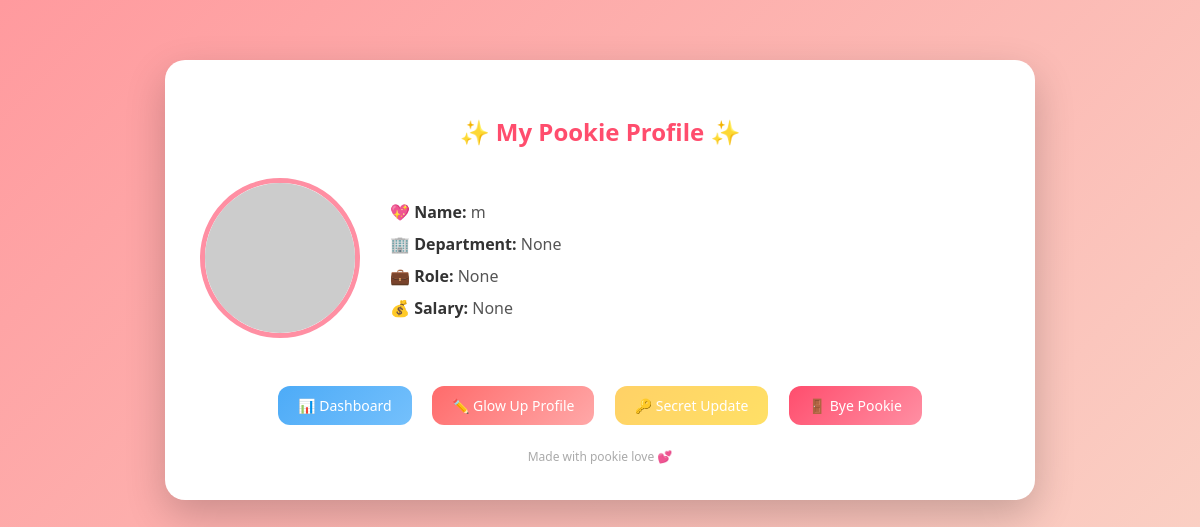
Page /profile/ (signed in) on the committed database.
### employees/models.py (models this page shows, shortened)
class ProfileModel(models.Model):
    user = models.OneToOneField(
        User,
        on_delete=models.CASCADE,
        related_name='profile'
    )
    department = models.CharField(max_length=100, null=True, blank=True)
    designation = models.CharField(max_length=100, null=True, blank=True)
    salary = models.DecimalField(max_digits=10, decimal_places=2, null=True, blank=True)
    photo = models.ImageField(upload_to='profile_photos/', null=True, blank=True)

### employees/views.py (the view)
# urls.py: path('profile/', profile_view, name='profile'),
@login_required
def profile_view(request):
    profile, created = ProfileModel.objects.get_or_create(user=request.user)
    return render(request, 'myapp/Auth/profile.html', {'profile': profile})

### employees/templates/myapp/Auth/profile.html (shortened to what this page needs)
<!DOCTYPE html>
<html lang="en">
<head>
</head>
<body>
<div class="container">
    <h2>✨ My Pookie Profile ✨</h2>
    <div class="profile-card">
        <div class="profile-img">
            {% if profile.photo %}
                <img src="{{ profile.photo.url }}" alt="Profile Photo">
            {% else %}
                <img src="https://via.placeholder.com/150" alt="No Image">
            {% endif %}
        </div>
        <div class="profile-info">
            <p><span class="label">💖 Name:</span> {{ profile.user.username }}</p>
            <p><span class="label">🏢 Department:</span> {{ profile.department }}</p>
            <p><span class="label">💼 Role:</span> {{ profile.designation }}</p>
            <p><span class="label">💰 Salary:</span> {{ profile.salary }}</p>
        </div>
    </div>
    <div class="actions">
        <a href="{% url 'dashboard' %}" class="dashboard">📊 Dashboard</a>
        <a href="/edit-profile/" class="edit">✏️ Glow Up Profile</a>
        <a href="/change-password/" class="password">🔑 Secret Update</a>
        <a href="/logout/" class="logout">🚪 Bye Pookie</a>
    </div>
    <div class="footer-note">Made with pookie love 💕</div>
</div>
</body>
</html>

### employees/templates/myapp/Auth/profile.html (style rules this page uses)
body { margin: 0; font-family: 'Segoe UI', sans-serif; background: linear-gradient(135deg, #ff9a9e, #fad0c4); }
.container { max-width: 800px; margin: 60px auto; background: #fff; border-radius: 20px; padding: 35px; box-shadow: 0 15px 40px rgba(0,0,0,0.2); animation: fadeIn 0.6s ease; }
h2 { text-align: center; margin-bottom: 30px; color: #ff4d6d; }
.profile-card { display: flex; gap: 30px; align-items: center; }
.profile-img { text-align: center; }
.profile-img img { width: 150px; height: 150px; border-radius: 50%; object-fit: cover; border: 5px solid #ff8fa3; transition: 0.3s; }
.profile-info { flex: 1; }
.profile-info p { font-size: 16px; margin: 10px 0; color: #555; }
.label { font-weight: bold; color: #333; }
.actions { margin-top: 35px; text-align: center; }
.actions a { display: inline-block; margin: 8px; padding: 10px 20px; border-radius: 12px; text-decoration: none; color: white; font-size: 14px; transition: 0.3s; }
.dashboard { background: linear-gradient(135deg, #4dabf7, #74c0fc); }
.edit { background: linear-gradient(135deg, #ff6b6b, #ffa8a8); }
.password { background: linear-gradient(135deg, #ffd166, #ffe066); color: #000; }
.logout { background: linear-gradient(135deg, #ff4d6d, #ff8fa3); }
.footer-note { text-align: center; font-size: 12px; color: #aaa; margin-top: 15px; }

### rows in the picture
ProfileModel: user.username "m", department "None", designation "None", salary "None"
